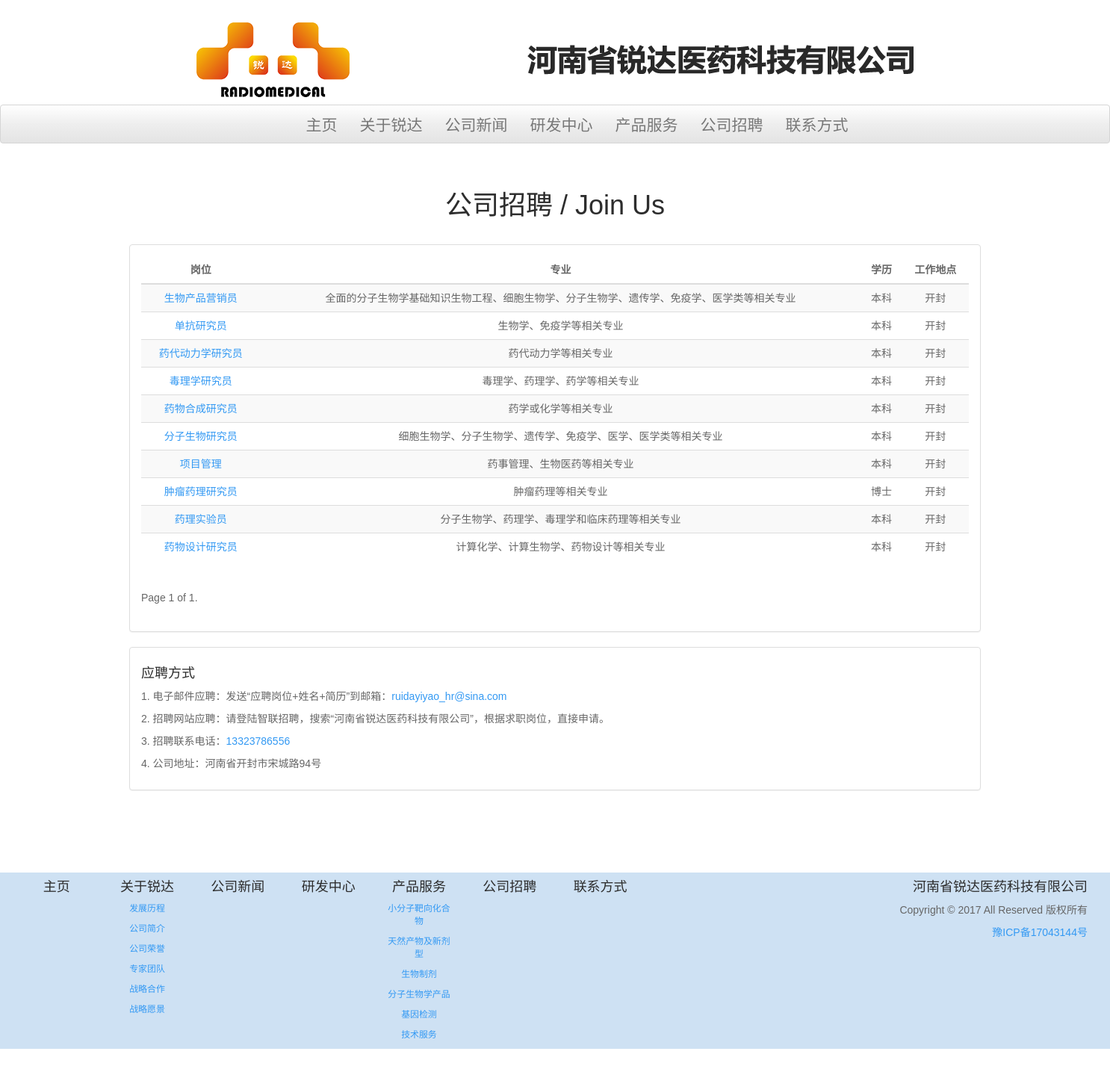
The page /main/employment on the database its author committed.
### main/models.py (models this page shows, shortened)
class Employment(models.Model):
    STATUS_CHOICES = (
        ('draft', 'Draft'),
        ('published', 'Published'),
    )
    CATEGORY_CHOICES = (
        ('employment', 'Employment'),
    )
    category = models.CharField(max_length=10,
                                choices=CATEGORY_CHOICES,
                                default='employment')
    title = models.CharField(max_length=250, default='请编辑职位名称')
    slug = models.SlugField(max_length=250,
                            unique_for_date='publish')
    author = models.ForeignKey(User,
                               related_name='employment_posts')
    profession = models.TextField(default='请编辑专业要求')
    education = models.TextField(default='请编辑学历要求')
    location = models.TextField(default='请编辑工作地点')
    responsibility = RichTextUploadingField(default='请编辑岗位职责')
    requirements = RichTextUploadingField(default='请编辑任职要求')
    add_info = RichTextUploadingField(default='请编辑补充信息，可以为空', blank=True)
    publish = models.DateTimeField(default=timezone.now)
    created = models.DateTimeField(auto_now_add=True)
    updated = models.DateTimeField(auto_now=True)
    status = models.CharField(max_length=10,
                              choices=STATUS_CHOICES,
                              default='draft')
    objects = models.Manager() # The default manager.
    published = PublishedManager() # Our custom manager.
    class Meta:
        ordering = ('-publish',)
        verbose_name_plural = 'Employment'
    def get_absolute_url(self):
        return reverse('main:employment_detail',
                       args=[self.publish.year,
                             self.publish.strftime('%m'),
                             self.publish.strftime('%d'),
                             self.slug,
                             self.category])

### main/views.py (the view)
# urls.py: url(r'^(?P<year>\d{4})/(?P<month>\d{2})/(?P<day>\d{2})/(?P<employment>[-\w]+)/(?P<category>[-\w]+)/$',
def employment(request):
    object_list = Employment.published.filter(category='employment')
    paginator = Paginator(object_list, 10)  # 10 posts in each page
    page = request.GET.get('page')
    try:
        employment_list = paginator.page(page)
    except PageNotAnInteger:
        employment_list = paginator.page(1)
    except EmptyPage:
        employment_list = paginator.page(paginator.num_pages)
    return render(
        request,
        'main/employment.html',
        {'employment_list': employment_list}
    )

### main/models.py (called while the page is built)
    def get_queryset(self):
        return super(PublishedManager,
                    self).get_queryset().filter(status='published')

### main/templates/main/employment.html (shortened to what this page needs)
{% extends "main/base.html" %}
{% block main %}
    <div class="container">
        <div class="row">
            <div class="col-md-12">
                {% load static %}
                <h1 class="text-center" style="padding-top: 2%; padding-bottom: 2%;">公司招聘 / Join Us</h1>
                <div class="panel panel-default">
                    <div class="panel-body">
                        <table class="table table-striped text-center" style="font-size: 100%">
                            <thead>
                                <tr>
                                    <th class="text-center">岗位</th>
                                    <th class="text-center">专业</th>
                                    <th class="text-center">学历</th>
                                    <th class="text-center">工作地点</th>
                                </tr>
                            </thead>
                            <tbody>
                                {% for employment in employment_list %}
                                    <tr>
                                        <td><a href="{{ employment.get_absolute_url }}">{{ employment.title }}</a></td>
                                        <td>{{ employment.profession }}</td>
                                        <td>{{ employment.education }}</td>
                                        <td>{{ employment.location }}</td>
                                    </tr>
                                {% endfor %}
                            </tbody>
                        </table>
                        {% include "main/pagination.html" with page=employment_list %}
                    </div>
                </div>
            </div>
            <div class="col-md-12">
                <div class="panel panel-default">
                    <div class="panel-body">
                        <h4>应聘方式</h4>
                        <p>1. 电子邮件应聘：发送“应聘岗位+姓名+简历”到邮箱：<a href="mailto:ruidayiyao_hr@sina.com">ruidayiyao_hr@sina.com</a></p>
                        <p>2. 招聘网站应聘：请登陆智联招聘，搜索“河南省锐达医药科技有限公司”，根据求职岗位，直接申请。</p>
                        <p>3. 招聘联系电话：<a href="tel:13323786556">13323786556</a></p>
                        <p>4. 公司地址：河南省开封市宋城路94号</p>
                    </div>
                </div>
            </div>
        </div>
    </div>
{% endblock main %}

### main/static/main/css/main.css (style rules this page uses)
body,button, input, select, textarea,h1 ,h2, h3, h4, h5, h6 { font-family: 'Noto Sans SC Sliced', sans-serif; }

### rows shown on the page
Employment: title "生物产品营销员", profession "全面的分子生物学基础知识生物工程、细胞生物学、分子生物学、遗传学、免疫学、医学类等相关专业", education "本科", location "开封"
Employment: title "单抗研究员", profession "生物学、免疫学等相关专业", education "本科", location "开封"
Employment: title "药代动力学研究员", profession "药代动力学等相关专业", education "本科", location "开封"
Employment: title "毒理学研究员", profession "毒理学、药理学、药学等相关专业", education "本科", location "开封"
Employment: title "药物合成研究员", profession "药学或化学等相关专业", education "本科", location "开封"
Employment: title "分子生物研究员", profession "细胞生物学、分子生物学、遗传学、免疫学、医学、医学类等相关专业", education "本科", location "开封"
Employment: title "项目管理", profession "药事管理、生物医药等相关专业", education "本科", location "开封"
Employment: title "肿瘤药理研究员", profession "肿瘤药理等相关专业", education "博士", location "开封"
Employment: title "药理实验员", profession "分子生物学、药理学、毒理学和临床药理等相关专业", education "本科", location "开封"
Employment: title "药物设计研究员", profession "计算化学、计算生物学、药物设计等相关专业", education "本科", location "开封"

### other values the page prints
{{ page.number }} "1"
{{ page.paginator.num_pages }} "1"
